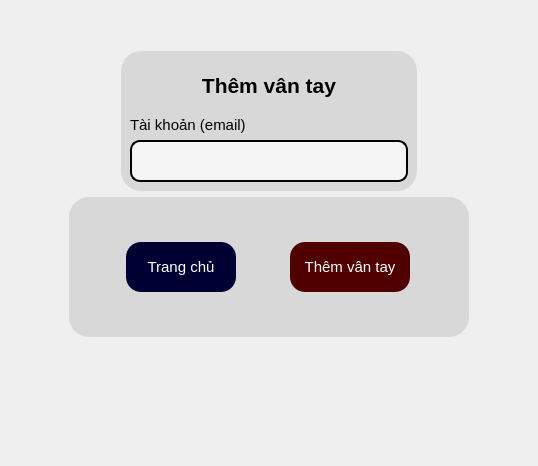
      <widget class="QWidget" name="trang_them_van_tay">
       <layout class="QGridLayout" name="gridLayout_9">
        <item row="0" column="0">
         <layout class="QHBoxLayout" name="horizontalLayout_32">
          <item>
           <spacer name="horizontalSpacer_31">
            <property name="orientation">
             <enum>Qt::Horizontal</enum>
            </property>
            <property name="sizeHint" stdset="0">
             <size>
              <width>58</width>
              <height>18</height>
             </size>
            </property>
           </spacer>
          </item>
          <item>
           <layout class="QVBoxLayout" name="verticalLayout_37">
            <item>
             <spacer name="verticalSpacer_23">
              <property name="orientation">
               <enum>Qt::Vertical</enum>
              </property>
              <property name="sizeHint" stdset="0">
               <size>
                <width>20</width>
                <height>40</height>
               </size>
              </property>
             </spacer>
            </item>
            <item>
             <layout class="QHBoxLayout" name="horizontalLayout_33">
              <item>
               <widget class="QFrame" name="frame_23">
                <property name="sizePolicy">
                 <sizepolicy hsizetype="Maximum" vsizetype="Expanding">
                  <horstretch>0</horstretch>
                  <verstretch>0</verstretch>
                 </sizepolicy>
                </property>
                <property name="minimumSize">
                 <size>
                  <width>0</width>
                  <height>0</height>
                 </size>
                </property>
                <property name="styleSheet">
                 <string notr="true">border-color: rgb(0, 0, 0);
background-color: rgb(216, 216, 216);
border-radius: 20px;</string>
                </property>
                <property name="frameShape">
                 <enum>QFrame::StyledPanel</enum>
                </property>
                <property name="frameShadow">
                 <enum>QFrame::Raised</enum>
                </property>
                <layout class="QVBoxLayout" name="verticalLayout_38">
                 <item>
                  <widget class="QLabel" name="label_41">
                   <property name="minimumSize">
                    <size>
                     <width>278</width>
                     <height>50</height>
                    </size>
                   </property>
                   <property name="maximumSize">
                    <size>
                     <width>16777215</width>
                     <height>50</height>
                    </size>
                   </property>
                   <property name="font">
                    <font>
                     <family>Tahoma</family>
                     <pointsize>16</pointsize>
                     <weight>75</weight>
                     <bold>true</bold>
                    </font>
                   </property>
                   <property name="text">
                    <string>Thêm vân tay</string>
                   </property>
                   <property name="alignment">
                    <set>Qt::AlignCenter</set>
                   </property>
                  </widget>
                 </item>
                 <item>
                  <widget class="QLabel" name="label_42">
                   <property name="sizePolicy">
                    <sizepolicy hsizetype="Maximum" vsizetype="Maximum">
                     <horstretch>0</horstretch>
                     <verstretch>0</verstretch>
                    </sizepolicy>
                   </property>
                   <property name="font">
                    <font>
                     <pointsize>11</pointsize>
                    </font>
                   </property>
                   <property name="text">
                    <string>Tài khoản (email)</string>
                   </property>
                  </widget>
                 </item>
                 <item>
                  <widget class="QLineEdit" name="edt_tk_them_vt">
                   <property name="sizePolicy">
                    <sizepolicy hsizetype="Expanding" vsizetype="Fixed">
                     <horstretch>0</horstretch>
                     <verstretch>0</verstretch>
                    </sizepolicy>
                   </property>
                   <property name="font">
                    <font>
                     <family>Arial,sans-serif</family>
                     <pointsize>-1</pointsize>
                    </font>
                   </property>
                   <property name="styleSheet">
                    <string notr="true">QLineEdit {
                border: 2px solid black;
                border-radius: 10px;
                padding: 10px;
                background-color: #f5f5f5;
                color: #333;
                font-family: Arial, sans-serif;
                font-size: 14px;
            }
            QLineEdit:focus {
                border: 2px solid black;
            }</string>
                   </property>
                  </widget>
                 </item>
                </layout>
               </widget>
              </item>
             </layout>
            </item>
            <item>
             <widget class="QFrame" name="frame_24">
              <property name="minimumSize">
               <size>
                <width>400</width>
                <height>140</height>
               </size>
              </property>
              <property name="styleSheet">
               <string notr="true">border-color: rgb(0, 0, 0);
background-color: rgb(216, 216, 216);
border-radius: 20px;</string>
              </property>
              <property name="frameShape">
               <enum>QFrame::StyledPanel</enum>
              </property>
              <property name="frameShadow">
               <enum>QFrame::Raised</enum>
              </property>
              <layout class="QHBoxLayout" name="horizontalLayout_34">
               <item>
                <widget class="QPushButton" name="btn_trang_chu_them_van_tay">
                 <property name="maximumSize">
                  <size>
                   <width>110</width>
                   <height>50</height>
                  </size>
                 </property>
                 <property name="font">
                  <font>
                   <pointsize>11</pointsize>
                  </font>
                 </property>
                 <property name="styleSheet">
                  <string notr="true">QPushButton {
    background-color: rgb(0, 0, 50);
    color: rgb(255, 255, 255);
    border-radius: 15px;
}

QPushButton:hover {
    background-color: rgb(109, 109, 109);
	
	
}
</string>
                 </property>
                 <property name="text">
                  <string>Trang chủ</string>
                 </property>
                </widget>
               </item>
               <item>
                <widget class="QPushButton" name="btn_them_vt_them">
                 <property name="maximumSize">
                  <size>
                   <width>120</width>
                   <height>50</height>
                  </size>
                 </property>
                 <property name="font">
                  <font>
                   <pointsize>11</pointsize>
                  </font>
                 </property>
                 <property name="styleSheet">
                  <string notr="true">QPushButton {
    background-color: rgb(80, 0, 0);
    color: rgb(255, 255, 255);
    border-radius: 15px;
}

QPushButton:hover {
    background-color: green;
}
</string>
                 </property>
                 <property name="text">
                  <string>Thêm vân tay</string>
                 </property>
                </widget>
               </item>
              </layout>
             </widget>
            </item>
            <item>
             <spacer name="verticalSpacer_24">
              <property name="orientation">
               <enum>Qt::Vertical</enum>
              </property>
              <property name="sizeHint" stdset="0">
               <size>
                <width>20</width>
                <height>118</height>
               </size>
              </property>
             </spacer>
            </item>
           </layout>
          </item>
          <item>
           <spacer name="horizontalSpacer_32">
            <property name="orientation">
             <enum>Qt::Horizontal</enum>
            </property>
            <property name="sizeHint" stdset="0">
             <size>
              <width>58</width>
              <height>18</height>
             </size>
            </property>
           </spacer>
          </item>
         </layout>
        </item>
       </layout>
      </widget>
